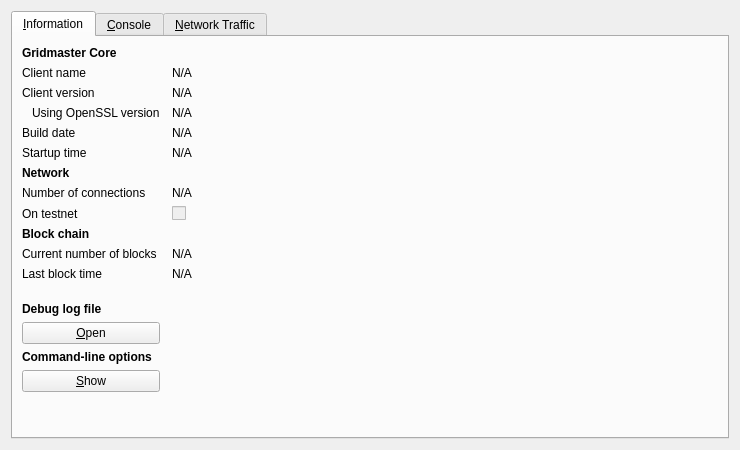
<?xml version="1.0" encoding="UTF-8"?>
<ui version="4.0">
 <class>RPCConsole</class>
 <widget class="QDialog" name="RPCConsole">
  <property name="geometry">
   <rect>
    <x>0</x>
    <y>0</y>
    <width>740</width>
    <height>450</height>
   </rect>
  </property>
  <property name="windowTitle">
   <string>Gridmaster - Debug window</string>
  </property>
  <layout class="QVBoxLayout" name="verticalLayout_2">
   <item>
    <widget class="QTabWidget" name="tabWidget">
     <property name="currentIndex">
      <number>0</number>
     </property>
     <widget class="QWidget" name="tab_info">
      <attribute name="title">
       <string>&amp;Information</string>
      </attribute>
      <layout class="QGridLayout" name="gridLayout" columnstretch="0,1">
       <property name="horizontalSpacing">
        <number>12</number>
       </property>
       <item row="0" column="0">
        <widget class="QLabel" name="label_9">
         <property name="font">
          <font>
           <weight>75</weight>
           <bold>true</bold>
          </font>
         </property>
         <property name="text">
          <string>Gridmaster Core</string>
         </property>
        </widget>
       </item>
       <item row="1" column="0">
        <widget class="QLabel" name="label_5">
         <property name="text">
          <string>Client name</string>
         </property>
        </widget>
       </item>
       <item row="1" column="1">
        <widget class="QLabel" name="clientName">
         <property name="cursor">
          <cursorShape>IBeamCursor</cursorShape>
         </property>
         <property name="text">
          <string>N/A</string>
         </property>
         <property name="textFormat">
          <enum>Qt::PlainText</enum>
         </property>
         <property name="textInteractionFlags">
          <set>Qt::LinksAccessibleByMouse|Qt::TextSelectableByKeyboard|Qt::TextSelectableByMouse</set>
         </property>
        </widget>
       </item>
       <item row="2" column="0">
        <widget class="QLabel" name="label_6">
         <property name="text">
          <string>Client version</string>
         </property>
        </widget>
       </item>
       <item row="2" column="1">
        <widget class="QLabel" name="clientVersion">
         <property name="cursor">
          <cursorShape>IBeamCursor</cursorShape>
         </property>
         <property name="text">
          <string>N/A</string>
         </property>
         <property name="textFormat">
          <enum>Qt::PlainText</enum>
         </property>
         <property name="textInteractionFlags">
          <set>Qt::LinksAccessibleByMouse|Qt::TextSelectableByKeyboard|Qt::TextSelectableByMouse</set>
         </property>
        </widget>
       </item>
       <item row="3" column="0">
        <widget class="QLabel" name="label_14">
         <property name="text">
          <string>Using OpenSSL version</string>
         </property>
         <property name="indent">
          <number>10</number>
         </property>
        </widget>
       </item>
       <item row="3" column="1">
        <widget class="QLabel" name="openSSLVersion">
         <property name="cursor">
          <cursorShape>IBeamCursor</cursorShape>
         </property>
         <property name="text">
          <string>N/A</string>
         </property>
         <property name="textFormat">
          <enum>Qt::PlainText</enum>
         </property>
         <property name="textInteractionFlags">
          <set>Qt::LinksAccessibleByMouse|Qt::TextSelectableByKeyboard|Qt::TextSelectableByMouse</set>
         </property>
        </widget>
       </item>
       <item row="4" column="0">
        <widget class="QLabel" name="label_12">
         <property name="text">
          <string>Build date</string>
         </property>
        </widget>
       </item>
       <item row="4" column="1">
        <widget class="QLabel" name="buildDate">
         <property name="cursor">
          <cursorShape>IBeamCursor</cursorShape>
         </property>
         <property name="text">
          <string>N/A</string>
         </property>
         <property name="textFormat">
          <enum>Qt::PlainText</enum>
         </property>
         <property name="textInteractionFlags">
          <set>Qt::LinksAccessibleByMouse|Qt::TextSelectableByKeyboard|Qt::TextSelectableByMouse</set>
         </property>
        </widget>
       </item>
       <item row="5" column="0">
        <widget class="QLabel" name="label_13">
         <property name="text">
          <string>Startup time</string>
         </property>
        </widget>
       </item>
       <item row="5" column="1">
        <widget class="QLabel" name="startupTime">
         <property name="cursor">
          <cursorShape>IBeamCursor</cursorShape>
         </property>
         <property name="text">
          <string>N/A</string>
         </property>
         <property name="textFormat">
          <enum>Qt::PlainText</enum>
         </property>
         <property name="textInteractionFlags">
          <set>Qt::LinksAccessibleByMouse|Qt::TextSelectableByKeyboard|Qt::TextSelectableByMouse</set>
         </property>
        </widget>
       </item>
       <item row="6" column="0">
        <widget class="QLabel" name="label_11">
         <property name="font">
          <font>
           <weight>75</weight>
           <bold>true</bold>
          </font>
         </property>
         <property name="text">
          <string>Network</string>
         </property>
        </widget>
       </item>
       <item row="7" column="0">
        <widget class="QLabel" name="label_7">
         <property name="text">
          <string>Number of connections</string>
         </property>
        </widget>
       </item>
       <item row="7" column="1">
        <widget class="QLabel" name="numberOfConnections">
         <property name="cursor">
          <cursorShape>IBeamCursor</cursorShape>
         </property>
         <property name="text">
          <string>N/A</string>
         </property>
         <property name="textFormat">
          <enum>Qt::PlainText</enum>
         </property>
         <property name="textInteractionFlags">
          <set>Qt::LinksAccessibleByMouse|Qt::TextSelectableByKeyboard|Qt::TextSelectableByMouse</set>
         </property>
        </widget>
       </item>
       <item row="8" column="0">
        <widget class="QLabel" name="label_8">
         <property name="text">
          <string>On testnet</string>
         </property>
        </widget>
       </item>
       <item row="8" column="1">
        <widget class="QCheckBox" name="isTestNet">
         <property name="enabled">
          <bool>false</bool>
         </property>
         <property name="text">
          <string/>
         </property>
        </widget>
       </item>
       <item row="9" column="0">
        <widget class="QLabel" name="label_10">
         <property name="font">
          <font>
           <weight>75</weight>
           <bold>true</bold>
          </font>
         </property>
         <property name="text">
          <string>Block chain</string>
         </property>
        </widget>
       </item>
       <item row="10" column="0">
        <widget class="QLabel" name="label_3">
         <property name="text">
          <string>Current number of blocks</string>
         </property>
        </widget>
       </item>
       <item row="10" column="1">
        <widget class="QLabel" name="numberOfBlocks">
         <property name="cursor">
          <cursorShape>IBeamCursor</cursorShape>
         </property>
         <property name="text">
          <string>N/A</string>
         </property>
         <property name="textFormat">
          <enum>Qt::PlainText</enum>
         </property>
         <property name="textInteractionFlags">
          <set>Qt::LinksAccessibleByMouse|Qt::TextSelectableByKeyboard|Qt::TextSelectableByMouse</set>
         </property>
        </widget>
       </item>
       <item row="11" column="0">
        <widget class="QLabel" name="label_2">
         <property name="text">
          <string>Last block time</string>
         </property>
        </widget>
       </item>
       <item row="11" column="1">
        <widget class="QLabel" name="lastBlockTime">
         <property name="cursor">
          <cursorShape>IBeamCursor</cursorShape>
         </property>
         <property name="text">
          <string>N/A</string>
         </property>
         <property name="textFormat">
          <enum>Qt::PlainText</enum>
         </property>
         <property name="textInteractionFlags">
          <set>Qt::LinksAccessibleByMouse|Qt::TextSelectableByKeyboard|Qt::TextSelectableByMouse</set>
         </property>
        </widget>
       </item>
       <item row="12" column="0">
        <spacer name="verticalSpacer_2">
         <property name="orientation">
          <enum>Qt::Vertical</enum>
         </property>
         <property name="sizeHint" stdset="0">
          <size>
           <width>20</width>
           <height>20</height>
          </size>
         </property>
        </spacer>
       </item>
       <item row="13" column="0">
        <widget class="QLabel" name="labelDebugLogfile">
         <property name="font">
          <font>
           <weight>75</weight>
           <bold>true</bold>
          </font>
         </property>
         <property name="text">
          <string>Debug log file</string>
         </property>
        </widget>
       </item>
       <item row="14" column="0">
        <widget class="QPushButton" name="openDebugLogfileButton">
         <property name="toolTip">
          <string>Open the Gridmaster debug log file from the current data directory. This can take a few seconds for large log files.</string>
         </property>
         <property name="text">
          <string>&amp;Open</string>
         </property>
         <property name="autoDefault">
          <bool>false</bool>
         </property>
        </widget>
       </item>
       <item row="15" column="0">
        <widget class="QLabel" name="labelCLOptions">
         <property name="font">
          <font>
           <weight>75</weight>
           <bold>true</bold>
          </font>
         </property>
         <property name="text">
          <string>Command-line options</string>
         </property>
        </widget>
       </item>
       <item row="16" column="0">
        <widget class="QPushButton" name="showCLOptionsButton">
         <property name="toolTip">
          <string>Show the Gridmaster-Qt help message to get a list with possible Gridmaster command-line options.</string>
         </property>
         <property name="text">
          <string>&amp;Show</string>
         </property>
         <property name="autoDefault">
          <bool>false</bool>
         </property>
        </widget>
       </item>
       <item row="17" column="0">
        <spacer name="verticalSpacer">
         <property name="orientation">
          <enum>Qt::Vertical</enum>
         </property>
         <property name="sizeHint" stdset="0">
          <size>
           <width>20</width>
           <height>40</height>
          </size>
         </property>
        </spacer>
       </item>
      </layout>
     </widget>
     <widget class="QWidget" name="tab_console">
      <attribute name="title">
       <string>&amp;Console</string>
      </attribute>
      <layout class="QVBoxLayout" name="verticalLayout_3">
       <property name="spacing">
        <number>3</number>
       </property>
       <item>
        <widget class="QTextEdit" name="messagesWidget">
         <property name="minimumSize">
          <size>
           <width>0</width>
           <height>100</height>
          </size>
         </property>
         <property name="readOnly">
          <bool>true</bool>
         </property>
         <property name="tabKeyNavigation" stdset="0">
          <bool>false</bool>
         </property>
         <property name="columnCount" stdset="0">
          <number>2</number>
         </property>
        </widget>
       </item>
       <item>
        <layout class="QHBoxLayout" name="horizontalLayout">
         <property name="spacing">
          <number>3</number>
         </property>
         <item>
          <widget class="QLabel" name="label">
           <property name="text">
            <string notr="true">&gt;</string>
           </property>
          </widget>
         </item>
         <item>
          <widget class="QLineEdit" name="lineEdit"/>
         </item>
         <item>
          <widget class="QPushButton" name="clearButton">
           <property name="maximumSize">
            <size>
             <width>24</width>
             <height>24</height>
            </size>
           </property>
           <property name="toolTip">
            <string>Clear console</string>
           </property>
           <property name="text">
            <string/>
           </property>
           <property name="icon">
            <iconset resource="../bitcoin.qrc">
             <normaloff>:/icons/remove</normaloff>:/icons/remove</iconset>
           </property>
           <property name="shortcut">
            <string notr="true">Ctrl+L</string>
           </property>
           <property name="autoDefault">
            <bool>false</bool>
           </property>
          </widget>
         </item>
        </layout>
       </item>
      </layout>
     </widget>
     <widget class="QWidget" name="tab">
      <attribute name="title">
       <string>&amp;Network Traffic</string>
      </attribute>
      <layout class="QHBoxLayout" name="horizontalLayout_3">
       <item>
        <layout class="QVBoxLayout" name="verticalLayout_4">
         <item>
          <widget class="TrafficGraphWidget" name="trafficGraph" native="true">
           <property name="sizePolicy">
            <sizepolicy hsizetype="Expanding" vsizetype="Expanding">
             <horstretch>0</horstretch>
             <verstretch>0</verstretch>
            </sizepolicy>
           </property>
          </widget>
         </item>
         <item>
          <layout class="QHBoxLayout" name="horizontalLayout_2">
           <item>
            <widget class="QSlider" name="sldGraphRange">
             <property name="minimum">
              <number>1</number>
             </property>
             <property name="maximum">
              <number>288</number>
             </property>
             <property name="pageStep">
              <number>12</number>
             </property>
             <property name="value">
              <number>6</number>
             </property>
             <property name="orientation">
              <enum>Qt::Horizontal</enum>
             </property>
            </widget>
           </item>
           <item>
            <widget class="QLabel" name="lblGraphRange">
             <property name="minimumSize">
              <size>
               <width>100</width>
               <height>0</height>
              </size>
             </property>
             <property name="alignment">
              <set>Qt::AlignCenter</set>
             </property>
            </widget>
           </item>
           <item>
            <widget class="QPushButton" name="btnClearTrafficGraph">
             <property name="text">
              <string>&amp;Clear</string>
             </property>
            </widget>
           </item>
          </layout>
         </item>
        </layout>
       </item>
       <item>
        <layout class="QVBoxLayout" name="verticalLayout">
         <item>
          <widget class="QGroupBox" name="groupBox">
           <property name="title">
            <string>Totals</string>
           </property>
           <layout class="QVBoxLayout" name="verticalLayout_5">
            <item>
             <layout class="QHBoxLayout" name="horizontalLayout_4">
              <item>
               <widget class="Line" name="line">
                <property name="sizePolicy">
                 <sizepolicy hsizetype="Fixed" vsizetype="Fixed">
                  <horstretch>0</horstretch>
                  <verstretch>0</verstretch>
                 </sizepolicy>
                </property>
                <property name="minimumSize">
                 <size>
                  <width>10</width>
                  <height>0</height>
                 </size>
                </property>
                <property name="palette">
                 <palette>
                  <active>
                   <colorrole role="Light">
                    <brush brushstyle="SolidPattern">
                     <color alpha="255">
                      <red>0</red>
                      <green>255</green>
                      <blue>0</blue>
                     </color>
                    </brush>
                   </colorrole>
                  </active>
                  <inactive>
                   <colorrole role="Light">
                    <brush brushstyle="SolidPattern">
                     <color alpha="255">
                      <red>0</red>
                      <green>255</green>
                      <blue>0</blue>
                     </color>
                    </brush>
                   </colorrole>
                  </inactive>
                  <disabled>
                   <colorrole role="Light">
                    <brush brushstyle="SolidPattern">
                     <color alpha="255">
                      <red>0</red>
                      <green>255</green>
                      <blue>0</blue>
                     </color>
                    </brush>
                   </colorrole>
                  </disabled>
                 </palette>
                </property>
                <property name="orientation">
                 <enum>Qt::Horizontal</enum>
                </property>
               </widget>
              </item>
              <item>
               <widget class="QLabel" name="label_16">
                <property name="text">
                 <string>In:</string>
                </property>
               </widget>
              </item>
              <item>
               <widget class="QLabel" name="lblBytesIn">
                <property name="minimumSize">
                 <size>
                  <width>50</width>
                  <height>0</height>
                 </size>
                </property>
                <property name="alignment">
                 <set>Qt::AlignRight|Qt::AlignTrailing|Qt::AlignVCenter</set>
                </property>
               </widget>
              </item>
             </layout>
            </item>
            <item>
             <layout class="QHBoxLayout" name="horizontalLayout_5">
              <item>
               <widget class="Line" name="line_2">
                <property name="sizePolicy">
                 <sizepolicy hsizetype="Fixed" vsizetype="Fixed">
                  <horstretch>0</horstretch>
                  <verstretch>0</verstretch>
                 </sizepolicy>
                </property>
                <property name="minimumSize">
                 <size>
                  <width>10</width>
                  <height>0</height>
                 </size>
                </property>
                <property name="palette">
                 <palette>
                  <active>
                   <colorrole role="Light">
                    <brush brushstyle="SolidPattern">
                     <color alpha="255">
                      <red>255</red>
                      <green>0</green>
                      <blue>0</blue>
                     </color>
                    </brush>
                   </colorrole>
                  </active>
                  <inactive>
                   <colorrole role="Light">
                    <brush brushstyle="SolidPattern">
                     <color alpha="255">
                      <red>255</red>
                      <green>0</green>
                      <blue>0</blue>
                     </color>
                    </brush>
                   </colorrole>
                  </inactive>
                  <disabled>
                   <colorrole role="Light">
                    <brush brushstyle="SolidPattern">
                     <color alpha="255">
                      <red>255</red>
                      <green>0</green>
                      <blue>0</blue>
                     </color>
                    </brush>
                   </colorrole>
                  </disabled>
                 </palette>
                </property>
                <property name="orientation">
                 <enum>Qt::Horizontal</enum>
                </property>
               </widget>
              </item>
              <item>
               <widget class="QLabel" name="label_17">
                <property name="text">
                 <string>Out:</string>
                </property>
               </widget>
              </item>
              <item>
               <widget class="QLabel" name="lblBytesOut">
                <property name="minimumSize">
                 <size>
                  <width>50</width>
                  <height>0</height>
                 </size>
                </property>
                <property name="alignment">
                 <set>Qt::AlignRight|Qt::AlignTrailing|Qt::AlignVCenter</set>
                </property>
               </widget>
              </item>
             </layout>
            </item>
            <item>
             <spacer name="verticalSpacer_4">
              <property name="orientation">
               <enum>Qt::Vertical</enum>
              </property>
              <property name="sizeHint" stdset="0">
               <size>
                <width>20</width>
                <height>407</height>
               </size>
              </property>
             </spacer>
            </item>
           </layout>
          </widget>
         </item>
        </layout>
       </item>
      </layout>
     </widget>
    </widget>
   </item>
  </layout>
 </widget>
 <customwidgets>
  <customwidget>
   <class>TrafficGraphWidget</class>
   <extends>QWidget</extends>
   <header>trafficgraphwidget.h</header>
   <container>1</container>
   <slots>
    <slot>clear()</slot>
   </slots>
  </customwidget>
 </customwidgets>
 <resources>
  <include location="../bitcoin.qrc"/>
 </resources>
 <connections/>
</ui>
